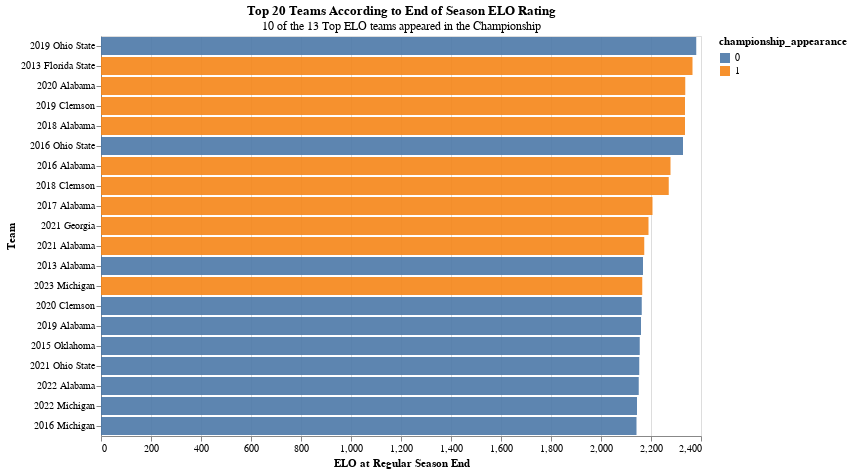

The notebook cell this image was saved under:
### Code cell
alt.Chart(new_df.head(20)).mark_bar(opacity = .9).encode(
    alt.X('team_postgame_elo', title = 'ELO at Regular Season End'),
    alt.Y('year_team', sort = '-x', title = 'Team'), 
    color = 'championship_appearance:N')\
.properties(title={
      "text": "Top 20 Teams According to End of Season ELO Rating", 
      "subtitle": "10 of the 13 Top ELO teams appeared in the Championship",
    }, 
    width = 600)

### Figure 1 — Vega-Lite specification as saved in the notebook (floating-point values rounded to 4 significant figures)
{"$schema": "https://vega.github.io/schema/vega-lite/v5.6.1.json", "config": {"view": {"continuousHeight": 300, "continuousWidth": 300}}, "data": {"name": "data-04d00c730c7904d8cee517ed4da504bb"}, "datasets": {"data-04d00c730c7904d8cee517ed4da504bb": [{"championship_appearance": 0, "color": "#DE3121", "logos": "http://a.espncdn.com/i/teamlogos/ncaa/500/194.png", "main_team": "Ohio State", "season": 2019, "team_conference": "Big Ten", "team_postgame_elo": 2381, "win_flag": 0, "year_team": "2019 Ohio State"}, {"championship_appearance": 1, "color": "#782F40", "logos": "http://a.espncdn.com/i/teamlogos/ncaa/500/52.png", "main_team": "Florida State", "season": 2013, "team_conference": "ACC", "team_postgame_elo": 2366, "win_flag": 1, "year_team": "2013 Florida State"}, {"championship_appearance": 1, "color": "#690014", "logos": "http://a.espncdn.com/i/teamlogos/ncaa/500/333.png", "main_team": "Alabama", "season": 2020, "team_conference": "SEC", "team_postgame_elo": 2337, "win_flag": 1, "year_team": "2020 Alabama"}, {"championship_appearance": 1, "color": "#F66733", "logos": "http://a.espncdn.com/i/teamlogos/ncaa/500/228.png", "main_team": "Clemson", "season": 2019, "team_conference": "ACC", "team_postgame_elo": 2336, "win_flag": 0, "year_team": "2019 Clemson"}, {"championship_appearance": 1, "color": "#690014", "logos": "http://a.espncdn.com/i/teamlogos/ncaa/500/333.png", "main_team": "Alabama", "season": 2018, "team_conference": "SEC", "team_postgame_elo": 2336, "win_flag": 0, "year_team": "2018 Alabama"}, {"championship_appearance": 0, "color": "#DE3121", "logos": "http://a.espncdn.com/i/teamlogos/ncaa/500/194.png", "main_team": "Ohio State", "season": 2016, "team_conference": "Big Ten", "team_postgame_elo": 2328, "win_flag": 0, "year_team": "2016 Ohio State"}, {"championship_appearance": 1, "color": "#690014", "logos": "http://a.espncdn.com/i/teamlogos/ncaa/500/333.png", "main_team": "Alabama", "season": 2016, "team_conference": "SEC", "team_postgame_elo": 2278, "win_flag": 0, "year_team": "2016 Alabama"}, {"championship_appearance": 1, "color": "#F66733", "logos": "http://a.espncdn.com/i/teamlogos/ncaa/500/228.png", "main_team": "Clemson", "season": 2018, "team_conference": "ACC", "team_postgame_elo": 2271, "win_flag": 1, "year_team": "2018 Clemson"}, {"championship_appearance": 1, "color": "#690014", "logos": "http://a.espncdn.com/i/teamlogos/ncaa/500/333.png", "main_team": "Alabama", "season": 2017, "team_conference": "SEC", "team_postgame_elo": 2206, "win_flag": 1, "year_team": "2017 Alabama"}, {"championship_appearance": 1, "color": "#CC0000", "logos": "http://a.espncdn.com/i/teamlogos/ncaa/500/61.png", "main_team": "Georgia", "season": 2021, "team_conference": "SEC", "team_postgame_elo": 2190, "win_flag": 1, "year_team": "2021 Georgia"}, {"championship_appearance": 1, "color": "#690014", "logos": "http://a.espncdn.com/i/teamlogos/ncaa/500/333.png", "main_team": "Alabama", "season": 2021, "team_conference": "SEC", "team_postgame_elo": 2173, "win_flag": 0, "year_team": "2021 Alabama"}, {"championship_appearance": 0, "color": "#690014", "logos": "http://a.espncdn.com/i/teamlogos/ncaa/500/333.png", "main_team": "Alabama", "season": 2013, "team_conference": "SEC", "team_postgame_elo": 2168, "win_flag": 0, "year_team": "2013 Alabama"}, {"championship_appearance": 1, "color": "#00274c", "logos": "http://a.espncdn.com/i/teamlogos/ncaa/500/130.png", "main_team": "Michigan", "season": 2023, "team_conference": "Big Ten", "team_postgame_elo": 2165, "win_flag": 1, "year_team": "2023 Michigan"}, {"championship_appearance": 0, "color": "#F66733", "logos": "http://a.espncdn.com/i/teamlogos/ncaa/500/228.png", "main_team": "Clemson", "season": 2020, "team_conference": "ACC", "team_postgame_elo": 2163, "win_flag": 0, "year_team": "2020 Clemson"}, {"championship_appearance": 0, "color": "#690014", "logos": "http://a.espncdn.com/i/teamlogos/ncaa/500/333.png", "main_team": "Alabama", "season": 2019, "team_conference": "SEC", "team_postgame_elo": 2160, "win_flag": 0, "year_team": "2019 Alabama"}, {"championship_appearance": 0, "color": "#7b0000", "logos": "http://a.espncdn.com/i/teamlogos/ncaa/500/201.png", "main_team": "Oklahoma", "season": 2015, "team_conference": "Big 12", "team_postgame_elo": 2155, "win_flag": 0, "year_team": "2015 Oklahoma"}, {"championship_appearance": 0, "color": "#DE3121", "logos": "http://a.espncdn.com/i/teamlogos/ncaa/500/194.png", "main_team": "Ohio State", "season": 2021, "team_conference": "Big Ten", "team_postgame_elo": 2153, "win_flag": 0, "year_team": "2021 Ohio State"}, {"championship_appearance": 0, "color": "#690014", "logos": "http://a.espncdn.com/i/teamlogos/ncaa/500/333.png", "main_team": "Alabama", "season": 2022, "team_conference": "SEC", "team_postgame_elo": 2151, "win_flag": 0, "year_team": "2022 Alabama"}, {"championship_appearance": 0, "color": "#00274c", "logos": "http://a.espncdn.com/i/teamlogos/ncaa/500/130.png", "main_team": "Michigan", "season": 2022, "team_conference": "Big Ten", "team_postgame_elo": 2144, "win_flag": 0, "year_team": "2022 Michigan"}, {"championship_appearance": 0, "color": "#00274c", "logos": "http://a.espncdn.com/i/teamlogos/ncaa/500/130.png", "main_team": "Michigan", "season": 2016, "team_conference": "Big Ten", "team_postgame_elo": 2142, "win_flag": 0, "year_team": "2016 Michigan"}]}, "encoding": {"color": {"field": "championship_appearance", "type": "nominal"}, "x": {"field": "team_postgame_elo", "title": "ELO at Regular Season End", "type": "quantitative"}, "y": {"field": "year_team", "sort": "-x", "title": "Team", "type": "nominal"}}, "mark": {"opacity": 0.9, "type": "bar"}, "title": {"subtitle": "10 of the 13 Top ELO teams appeared in the Championship", "text": "Top 20 Teams According to End of Season ELO Rating"}, "width": 600}
